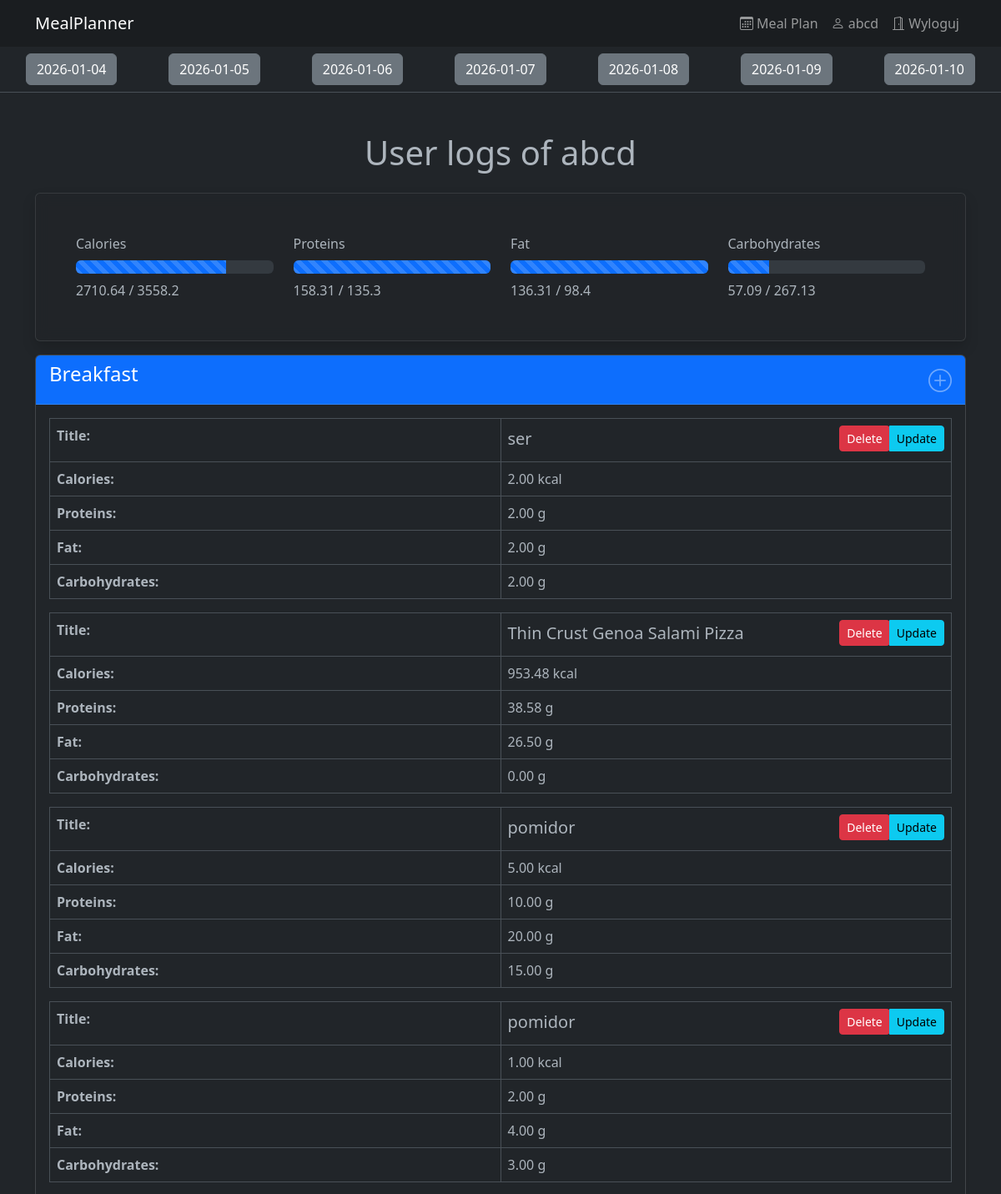
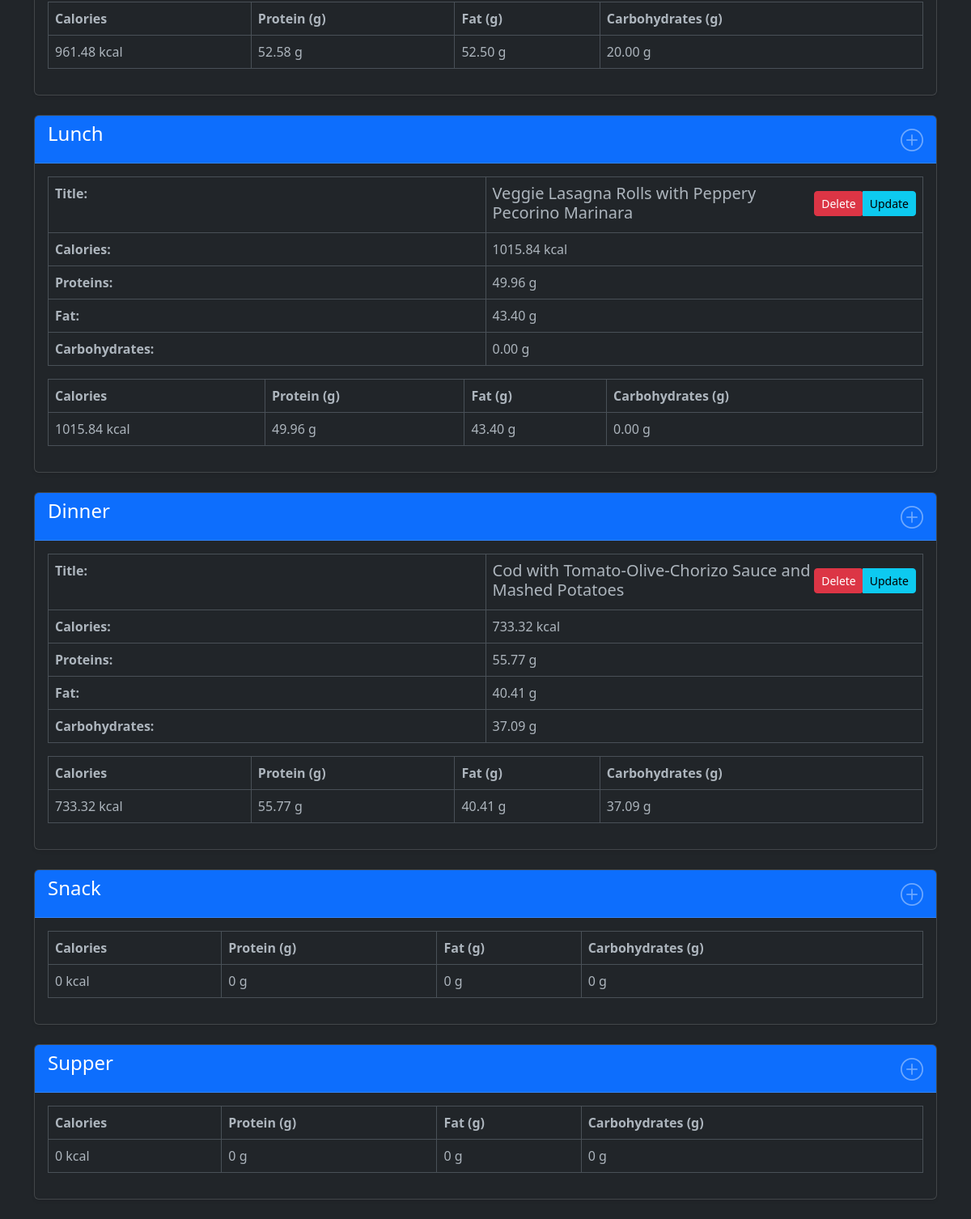
/food_logs/?date=2026-01-07 (signed in), run on the app's committed database (2 pictures, top to bottom).
### recipes/models.py (models this page shows, shortened)
class Recipe (models.Model):
    spoonacular_id=models.IntegerField(unique=True,null=True)
    title=models.CharField(max_length=300)
    ingredients_text = models.TextField(blank=True)
    calories=models.DecimalField(max_digits=6,decimal_places=2)
    protein=models.DecimalField(max_digits=5,decimal_places=2)
    carbohydrates=models.DecimalField(max_digits=5,decimal_places=2)
    fat=models.DecimalField(max_digits=5,decimal_places=2)
    instructions=models.TextField(blank=True)
    image_url=models.URLField()
    servings=models.IntegerField()
    is_vegetarian=models.BooleanField(default=False)
    is_vegan=models.BooleanField(default=False)
    is_gluten_free=models.BooleanField(default=False)
    is_custom=models.BooleanField(default=False)
    created_by=models.ForeignKey(User,null=True,on_delete=models.SET_NULL)
    created_at=models.DateTimeField(auto_now_add=True)
    class Meta:
        ordering = ['-created_at']

class FoodLog(models.Model):
    user=models.ForeignKey(User,on_delete=models.CASCADE,related_name='logs')
    date=models.DateField()
    meal_type=models.CharField(max_length=20,choices=MealType.choices)
    recipe=models.ForeignKey(Recipe,blank=True,null=True,on_delete=models.CASCADE)
    custom_title = models.CharField(blank=True,null=True,max_length=300)
    custom_calories = models.DecimalField(blank=True,null=True,max_digits=6, decimal_places=2)
    custom_protein = models.DecimalField(blank=True,null=True,max_digits=5, decimal_places=2)
    custom_carbohydrates = models.DecimalField(blank=True,null=True,max_digits=5, decimal_places=2)
    custom_fat = models.DecimalField(blank=True,null=True,max_digits=5, decimal_places=2)
    servings = models.IntegerField()
    created_at = models.DateTimeField(auto_now_add=True)

### recipes/views.py (the view)
# urls.py: path('', certain_food_log, name='food_logs'),
@login_required
def certain_food_log(request: HttpRequest) -> HttpResponse:
    date_str = request.GET.get('date')
    date = get_date(date_str)
    dates = [date + timedelta(days=i) for i in range(-3, 4)]
    food_logs = get_certain_food_log(user=request.user, date=date)
    day_macros = get_day_macros(user=request.user, date=date)
    summed_day_macroelements = sum_day_macros(user=request.user, date=date)
    percentages = get_macroelements_percentages(actual_macroelements=summed_day_macroelements, user=request.user)
    return render(request, 'food_logs/certain_food_log.html', {
        'user': request.user,
        'food_logs_types': food_logs,
        'day_macros': day_macros,
        'dates': dates,
        'this_date': date,
        'calculated_macroelements': request.user.profile.macronutrients,
        'summed_day_macroelements': summed_day_macroelements,
        'percentages': percentages,
    })

### domain/food_log.py (called while the page is built)
def get_date(date_str: str) -> datetime:
    if date_str:
        try:
            date = datetime.strptime(date_str, '%Y-%m-%d').date()
        except ValueError:
            date = datetime.today()
    else:
        date = datetime.today()
    return date

def sum_macros(logs):
    if not logs.exists():
        return {'calories': 0, 'protein': 0, 'fat': 0, 'carbohydrates': 0}
    else:
        macroelements_list = list(map(get_entry_macros, logs))
        return reduce(
            lambda acc, item: {
                'calories': acc['calories'] + item['calories'],
                'protein': acc['protein'] + item['protein'],
                'fat': acc['fat'] + item['fat'],
                'carbohydrates': acc['carbohydrates'] + item['carbohydrates']
            },
            macroelements_list,
            {'calories': 0, 'protein': 0, 'fat': 0, 'carbohydrates': 0}
        )

def get_macroelements_percentages(actual_macroelements, user: User):
    goals = user.profile.macronutrients
    return {
        'calories': round(float(actual_macroelements['calories']) / goals['calories'] * 100),
        'protein': round(float(actual_macroelements['protein']) / goals['protein'] * 100),
        'fat': round(float(actual_macroelements['fat']) / goals['fat'] * 100),
        'carbohydrates': round(float(actual_macroelements['carbohydrates']) / goals['carbohydrates'] * 100)
    }

def sum_day_macros(user: User, date) -> dict:
    food_logs = FoodLog.objects.filter(user=user, date=date)
    return sum_macros(food_logs)

def get_day_macros(user: User, date) -> dict:
    food_logs_type = [(
        meal_type.value,
        FoodLog.objects.filter(user=user, date=date, meal_type=meal_type.value)
    ) for meal_type in MealType]
    return dict(
        map(
            lambda item: (item[0], sum_macros(item[1])),
            food_logs_type
        )
    )

### users/models.py (called while the page is built, shortened)
    @property
    def macronutrients(self):
        if self.target_macros:
            return {
                'calories': float(self.target_macros.calories),
                'protein': float(self.target_macros.protein),
                'fat': float(self.target_macros.fat),
                'carbohydrates': float(self.target_macros.carbohydrates)
            }

### templates/food_logs/certain_food_log.html (shortened to what this page needs)
{% extends 'base.html' %}
{% block content %}
    <table class="table table-hover bg-dark-subtle  mt-0 text-center w-100">
        <tbody>
        <tr>
            {% for date in dates %}
                <td>
                    <a href="?date={{ date|date:'Y-m-d' }}" class="btn btn-secondary">{{ date|date:'Y-m-d' }}</a>
                </td>
            {% endfor %}
        </tr>
        </tbody>
    </table>
    <div class="container mt-5">
        <h1 class="text-center mb-4">User logs of {{ user.username }}</h1>
        <div class="card shadow mb-3"
             style="background-color: rgba(33, 37, 41, 0.85);backdrop-filter: blur(8px);border: 1px solid rgba(255, 255, 255, 0.1);">
            <div class="card-body p-5">
                <div class="list-group-item">
                    <div class="row mb-2">
                        <div class="col-3">Calories</div>
                        <div class="col-3">Proteins</div>
                        <div class="col-3">Fat</div>
                        <div class="col-3">Carbohydrates</div>
                    </div>
                    <div class="row">
                        <div class="col-3">
                            <div class="progress mb-2">
                                <div class="progress-bar progress-bar-striped progress-bar-animated" role="progressbar"
                                     aria-valuenow={{ percentages.calories }} aria-valuemin="0" aria-valuemax="100"
                                     style="width: {{ percentages.calories }}%">
                                </div>
                            </div>
                            {{ summed_day_macroelements.calories }} / {{ calculated_macroelements.calories }}
                        </div>
                        <div class="col-3">
                            <div class="progress mb-2">
                                <div class="progress-bar progress-bar-striped progress-bar-animated" role="progressbar"
                                     aria-valuenow={{ percentages.protein }} aria-valuemin="0" aria-valuemax="100"
                                     style="width: {{ percentages.protein }}%">
                                </div>
                            </div>
                            {{ summed_day_macroelements.protein }} / {{ calculated_macroelements.protein }}
                        </div>
                        <div class="col-3">
                            <div class="progress mb-2">
                                <div class="progress-bar progress-bar-striped progress-bar-animated" role="progressbar"
                                     aria-valuenow={{ percentages.fat }} aria-valuemin="0" aria-valuemax="100"
                                     style="width: {{ percentages.fat }}%">
                                </div>
                            </div>
                            {{ summed_day_macroelements.fat }} / {{ calculated_macroelements.fat }}
                        </div>
                        <div class="col-3">
                            <div class="progress mb-2">
                                <div class="progress-bar progress-bar-striped progress-bar-animated" role="progressbar"
                                     aria-valuenow={{ percentages.carbohydrates }} aria-valuemin="0" aria-valuemax="100"
                                     style="width: {{ percentages.carbohydrates }}%">
                                </div>
                            </div>
                            {{ summed_day_macroelements.carbohydrates }} / {{ calculated_macroelements.carbohydrates }}
                        </div>
                    </div>
                </div>
            </div>
        </div>
        {% for meal_name, food_logs in food_logs_types.items %}
            <div class="card mb-4 shadow-sm">
                <div class="card-header bg-primary text-white d-flex justify-content-between">
                    <h4>{{ meal_name.capitalize }}</h4>
                    <a href="{% url 'add_food_log' date=this_date|date:'Y-m-d' meal_type=meal_name %}">
                        <i class="bi bi-plus-circle fs-3"></i>
                    </a>
                </div>
                <div class="card-body">
                    {% for log in food_logs %}
                        <table class="table table-bordered">
                            <tbody>
                            <tr>
                                <th class="w-50">Title:</th>
                                <td>
                                    <div class="d-flex justify-content-between align-items-center mb-1">
                                        <h5 class="mb-0">{{ log.recipe_title }}</h5>
                                        <div class="btn-group">
                                            <form method="POST" action="{% url 'delete_food_log' log.id %}"
                                                  style="display: inline;">
                                                <button type="submit"
                                                        class="btn btn-sm btn-danger"
                                                        onclick="return confirm('Are you sure you want to delete this log?')">
                                                    Delete
                                                </button>
                                            </form>
                                            <a href="{% url 'update_food_log' log.id %}" class="btn btn-sm btn-info">
                                                Update
                                            </a>
                                        </div>
                                    </div>
                                </td>
                            </tr>
                            <tr>
                                <th class="w-50">Calories:</th>
                                <td>{{ log.macroelement.calories }} kcal</td>
                            </tr>
                            <tr>
                                <th>Proteins:</th>
                                <td>{{ log.macroelement.protein }} g</td>
                            </tr>
                            <tr>
                                <th>Fat:</th>
                                <td>{{ log.macroelement.fat }} g</td>
                            </tr>
                            <tr>
                                <th>Carbohydrates:</th>
                                <td>{{ log.macroelement.carbohydrates }} g</td>
                            </tr>
                            </tbody>
                        </table>
                    {% endfor %}
                    <table class="table table-bordered">
                        <thead>
                        <tr>
                            <th>Calories</th>
                            <th>Protein (g)</th>
                            <th>Fat (g)</th>
                            <th>Carbohydrates (g)</th>
                        </tr>
                        </thead>
                        <tbody>
                        <tr>
                            {% for type, macros in day_macros.items %}
                                {% if type == meal_name %}
                                    <td>{{ macros.calories }} kcal</td>
                                    <td>{{ macros.protein }} g</td>
                                    <td>{{ macros.fat }} g</td>
                                    <td>{{ macros.carbohydrates }} g</td>
                                {% endif %}
                            {% endfor %}
                        </tr>
                        </tbody>
                    </table>
                </div>
            </div>
        {% endfor %}
    </div>
{% endblock %}

### templates/base.html (shortened to what this page needs)
<!DOCTYPE html>
<html data-bs-theme="dark">
<head>
    <link href="https://cdn.jsdelivr.net/npm/bootstrap@5.3.0/dist/css/bootstrap.min.css" rel="stylesheet">
    <link rel="stylesheet" href="https://cdn.jsdelivr.net/npm/bootstrap-icons@1.13.1/font/bootstrap-icons.min.css">
</head>
<body>
    <nav class="navbar navbar-expand-lg navbar-dark bg-dark-subtle">
        <div class="container">
            <a class="navbar-brand" href="/">MealPlanner</a>
            <ul class="navbar-nav ms-auto">
                <li class="nav-item">
                    <a class="nav-link" href="{% url 'meal_plan' %}">
                        <i class="bi bi-calendar3"></i> Meal Plan
                    </a>
                </li>
                <li class="nav-item">
                    <a class="nav-link" href="/profile/">
                        <i class="bi bi-person"></i> {{ user.username }}
                    </a>
                </li>
                <li class="nav-item">
                    <a class="nav-link" href="/logout/">
                        <i class="bi bi-door-open"></i> Wyloguj
                    </a>
                </li>
            </ul>
        </div>
    </nav>
    {% block content %}
    {% endblock %}
</body>
</html>

### data on the page
Recipe: recipe_title "ser"
FoodLog: recipe_title "Thin Crust Genoa Salami Pizza"
FoodLog: recipe_title "pomidor"
Recipe: recipe_title "pomidor"
FoodLog: recipe_title "Veggie Lasagna Rolls with Peppery Pecorino Marinara"
FoodLog: recipe_title "Cod with Tomato-Olive-Chorizo Sauce and Mashed Potatoes", macroelement.calories "733.32", macroelement.protein "55.77", macroelement.fat "40.41", macroelement.carbohydrates "37.09", calories "733.32", protein "55.77", fat "40.41", carbohydrates "37.09"

### other printed values
{{ user.username }} "abcd"
{{ date|date:'Y-m-d' }} "2026-01-04" "2026-01-05" "2026-01-06" "2026-01-07" "2026-01-08" "2026-01-09" "2026-01-10"
{{ summed_day_macroelements.calories }} "2710.64"
{{ calculated_macroelements.calories }} "3558.2"
{{ summed_day_macroelements.protein }} "158.31"
{{ calculated_macroelements.protein }} "135.3"
{{ summed_day_macroelements.fat }} "136.31"
{{ calculated_macroelements.fat }} "98.4"
{{ summed_day_macroelements.carbohydrates }} "57.09"
{{ calculated_macroelements.carbohydrates }} "267.13"
{{ meal_name.capitalize }} "Breakfast" "Lunch" "Dinner" "Snack" "Supper"
{{ log.macroelement.calories }} "2.00" "953.48" "5.00" "1.00" "1015.84"
{{ log.macroelement.protein }} "2.00" "38.58" "10.00" "2.00" "49.96"
{{ log.macroelement.fat }} "2.00" "26.50" "20.00" "4.00" "43.40"
{{ log.macroelement.carbohydrates }} "2.00" "0.00" "15.00" "3.00" "0.00"
